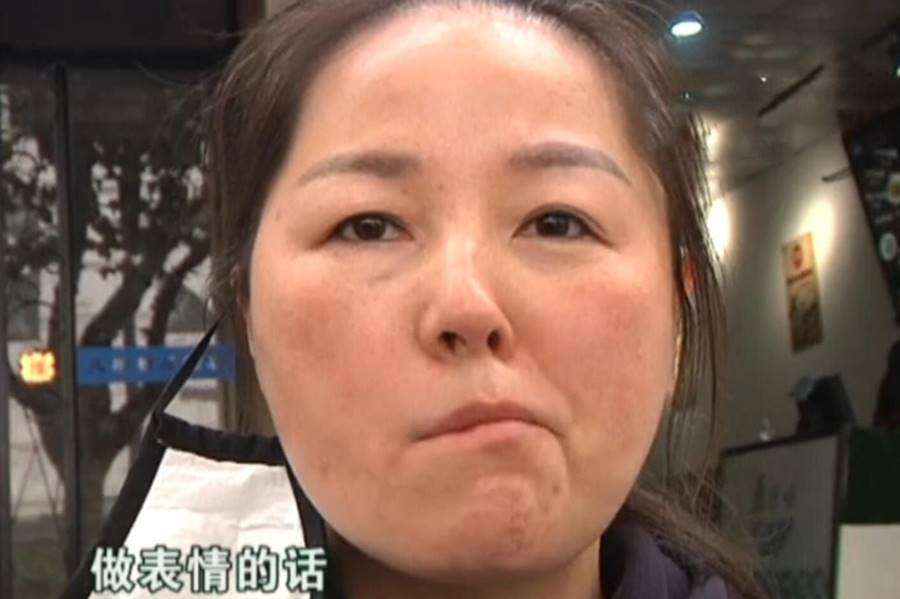
#> input picture Central_and_Peripheral_New/centralman/image001.jpg, 900 x 599 px
$ python manual_annot.py --path-location Central_and_Peripheral_New/centralman
#> lines starting #> are read from the running program, lines starting #| are printed output that depends on the picture
"""
Created on Sun Jul  5 11:06:16 2020

@author: nsourlos
"""

#Manual Annotation of Images Tool

# USAGE
# python manual_annot.py --path-location /home/user/Desktop/images
# The above folder should only contain images and/or directories. Inside directories only images are allowed

# import the necessary packages
import cv2
import numpy as np
import argparse
import os

# construct the argument parser and parse the arguments
ap = argparse.ArgumentParser()
ap.add_argument("-l", "--path-location", required=True,
 	help="path to folder in which images will be annotated")
args = vars(ap.parse_args())

#The function below saves the coordinates of the point double clicked on the image
ix,iy = -1,-1 #Set initial values of these variables
def draw_circle(event,x,y,flags,param): # mouse callback function
    global ix,iy #To change the values of these variables based on the following
    if event == cv2.EVENT_LBUTTONDBLCLK: #If left button of mouse is doubleclicked then:
        cv2.circle(img,(x,y),3,(255,0,0),-1) #Create a circle in the image in the clicked point
        ix,iy = x,y #Set the variable values equal to those of the clicked point

path=args["path_location"] #Get the location of the images
os.chdir(path)  #Go in that location
print('Welcome to landmark annotation! Please click a point in the image that appeared to start the annotation')
print('To exit from a specific image hit "Esc". To exit the program at any time press "Ctrl + \\"')
print('To delete the last landmarked clicked press "a"')

for filename in os.listdir(path): #Loop over the filenames contained in that directory
    filname=filename #Save the filename in a variable
    if os.path.isfile(os.path.join(path,filename)) and 'npy' in filename: #If filename is an 'npy' file then continue
        continue
    elif os.path.isdir(os.path.join(path,filename)): #If filename is a directory then:
            for filename2 in os.listdir(path+'/'+filename): #Loop over files of that directory
                 image = cv2.imread(path+'/'+filename+'/'+filename2) #Load image
                 img=cv2.resize(image,(900,900)) #Resize image in order to be 900*900 so that we can annotate points properly
                 cv2.namedWindow('image') #Give a name to the window that contains the image
                 cv2.setMouseCallback('image',draw_circle) #Use the function defined above to create circles in the clicked points
                 arr=[[-1, -1]] #Create a list with lists of the clicked points. The first point is set to [-1, -1] as reference
                 while(1): #While True do the following:
                        cv2.imshow('image',img) #Show the image that we have to annotate
                        k = cv2.waitKey(10) #Wait until a point clicked or a button pressed
                        if k == 27: #If 'Esc' button pressed ('27' key button) then exit
                            print('You stopped the program. No file is created. Continue to next photo/exit')
                            print('If you want to exit entirely click on terminal and then press "Ctrl + \\"')
                            break
                        elif k==ord('a'): #If 'a' pressed then delete the last point clicked (It still remains on the screen)
                            del arr[-1]
                            ix=arr[-1][0]
                            iy=arr[-1][1]
                            print('You deleted the last landmark')
                            print('{:d} points clicked so far out of 68'.format(len(arr)-1))
                        else: #If mouse clicked then:
                            if arr[-1][0]==ix and arr[-1][1]==iy: #Ignore the first reference point on the list
                                continue
                            elif len(arr)<69: #If the list contains less than 69 elements (68 landmarks + 1 reference) then:
                                #add the coordinates of the clicked point to the list 'arr'
                                if ix!=arr[-1][0] or iy!=arr[-1][1]:
                                    arr.append([ix,iy])
                                    if len(arr)==69: #Set the values to exit if statement
                                        ix=-1
                                        iy=-1
                                    elif len(arr)==68: #Print message that this will be the last point
                                        print('{:d} points clicked so far out of 68'.format(len(arr)-1))
                                        print('Last point to click and then you will be directed to next image/exit')
                                        ix=arr[-1][0]
                                        iy=arr[-1][1]
                                    else: #Print the number of points clicked until now
                                        print('{:d} points clicked so far out of 68'.format(len(arr)-1))
                                        ix=arr[-1][0]
                                        iy=arr[-1][1]
                                else:
                                    continue
                            else:
                                del arr[0] #Delete first point which is the reference
                                print('List is full. Final len is')
                                print(len(arr))
                                fin=np.asarray(arr) #Make the list of lists an array
                                np.save(os.path.join(path,filename+'/'+filename2[:-4]),fin) #Save that array
                                break
                 cv2.destroyAllWindows() #Close the window and go to the next

    else: #Same procedure as above, applied to images in the given folder
        image = cv2.imread(filname) #Load image
#> image is the input picture: shape (599, 900, 3); mean B, G, R 87.4, 101.8, 130.1
        img=cv2.resize(image,(900,900)) #Resize image in order to be 900*900 so that we can annotate points properly
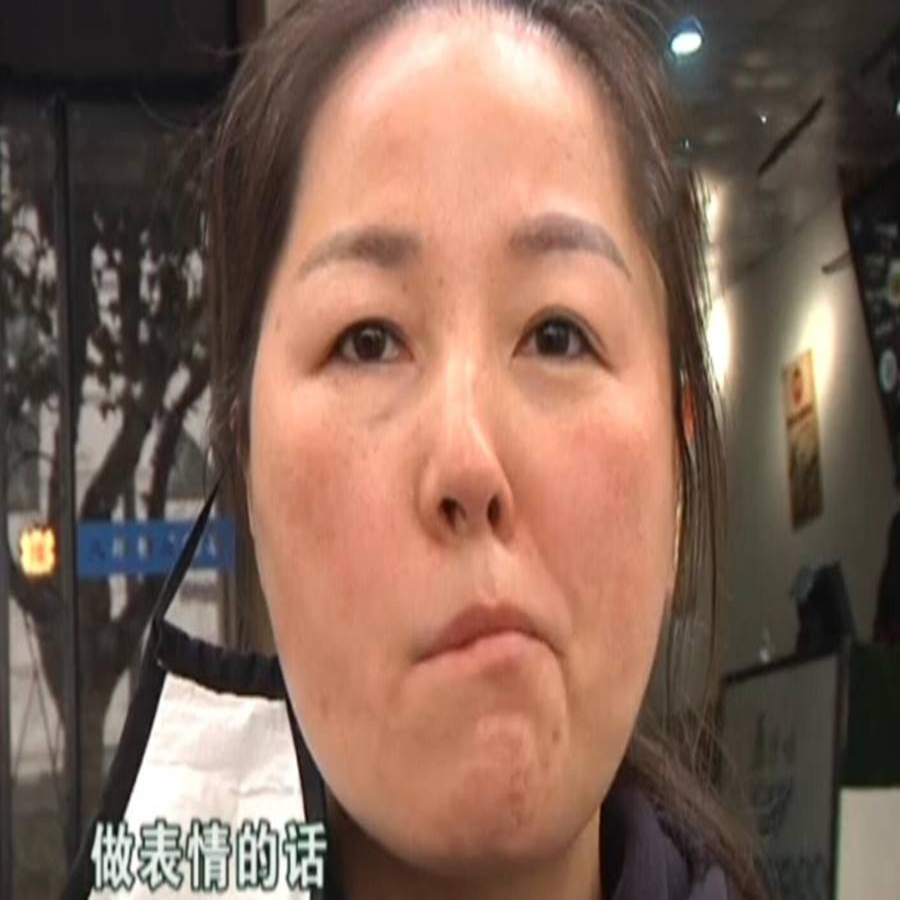
#> img: shape (900, 900, 3); mean B, G, R 87.3, 101.7, 130
        cv2.namedWindow('image') #Give a name to the window that contains the image
        cv2.setMouseCallback('image',draw_circle) #Use the function defined above to create circles in the clicked points
        arr=[[-1, -1]] #Create a list with lists of the clicked points. The first point is set to [-1, -1] as reference
        while(1): #While True do the following:
            cv2.imshow('image',img) #Show the image that we have to annotate
            k = cv2.waitKey(10) #Wait until a point clicked or a button pressed
#> (key Esc is pressed here)
            if k == 27: #If 'Esc' button pressed ('27' key button) then exit
                print('You stopped the program. No file is created. Continue to next photo/exit')
                print('If you want to exit entirely click on terminal and then press "Ctrl + \\"')
                break
            elif k==ord('a'): #If 'a' pressed then delete the last point clicked (It still remains on the screen)
                del arr[-1]
                ix=arr[-1][0]
                iy=arr[-1][1]
                print('You deleted the last landmark')
                print('{:d} points clicked so far out of 68'.format(len(arr)-1))
            else: #If mouse clicked then:
                if arr[-1][0]==ix and arr[-1][1]==iy: #Ignore the first reference point on the list
                    continue
                elif len(arr)<69: #If the list contains less than 69 elements (68 landmarks + 1 reference) then:
                    #add the coordinates of the clicked point to the list 'arr'
                    if ix!=arr[-1][0] or iy!=arr[-1][1]:
                        arr.append([ix,iy])
                        if len(arr)==69: #Set the values to exit if statement
                            ix=-1
                            iy=-1
                        elif len(arr)==68: #Print message that this will be the last point
                            print('{:d} points clicked so far out of 68'.format(len(arr)-1))
                            print('Last point to click and then you will be directed to next image/exit')
                            ix=arr[-1][0]
                            iy=arr[-1][1]
                        else: #Print the number of points clicked until now
                            print('{:d} points clicked so far out of 68'.format(len(arr)-1))
                            ix=arr[-1][0]
                            iy=arr[-1][1]
                    else:
                        continue
                else:
                    del arr[0] #Delete first point which is the reference
                    print('List is full. Final len is')
                    print(len(arr))
                    fin=np.asarray(arr) #Make the list of lists an array
                    np.save(filname[:-4],fin) #Save that array
                    break
        cv2.destroyAllWindows() #Close the window and go to the next
#> pass 2 of the loop `for filename in os.listdir(path):`:
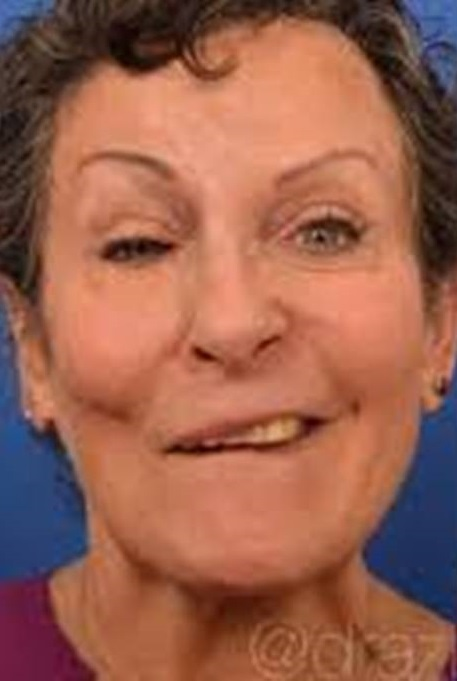
#> input picture Central_and_Peripheral_New/centralman/image0031.jpg, 457 x 681 px
#> image is the input picture: shape (681, 457, 3); mean B, G, R 78.9, 96.8, 153.4
#> `img=cv2.resize(image,(900,900))`:
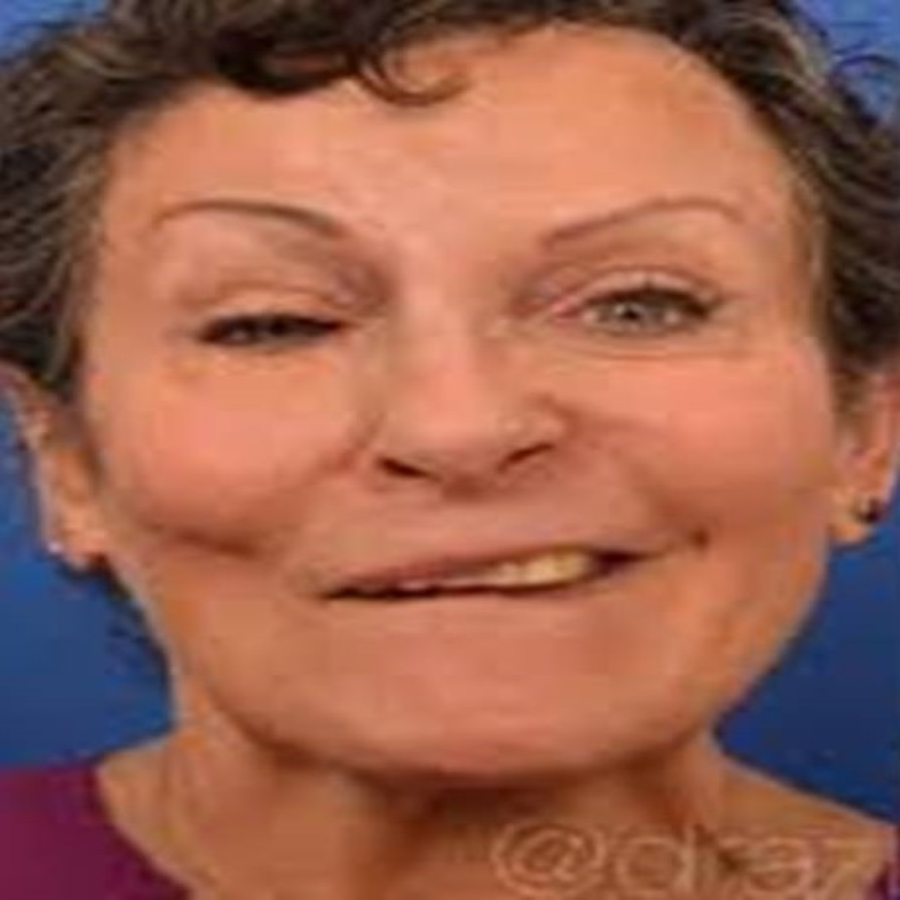
#> img: shape (900, 900, 3); mean B, G, R 78.7, 96.7, 153.3
#> (key Enter is pressed here)
